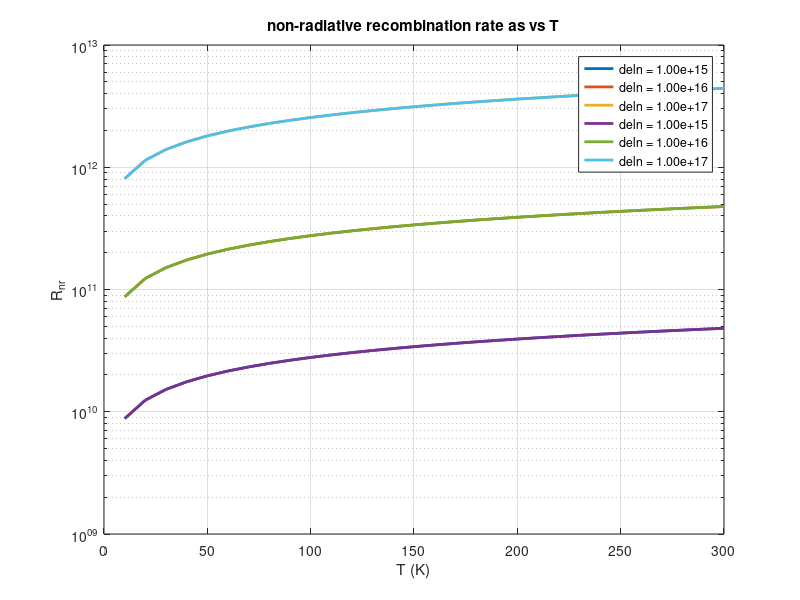

The MATLAB script that drew this image:
clear all;
close all;
clc;


%% p-type GaAs data
q = 1.6e-19;
m0 = 9.11e-31;
me      = 0.067*m0;
mh      = 0.47*m0;
mr      = me*mh/(me+mh);


h_cut = 6.626e-34/(2*pi);
kB = 1.38e-23;

c = 3e8;
ni300 = 1.79e6; % 1/cm3 at 300K

sr = 10e-15;    %cm2
Br = 10e-11;                %cm3 1/s    direct bg material

%varshini for GaAs
A = 5.41e-4;    %eV / K
B = 204;        %K
Eg0 = 1.52;     %eV


%% Data
Na=1e18; % doping concentration
Nt=1e2; % defect density
del_E=0.2*q; % trap energy located 0.2eV above the fermi energy level





T = 10:10:300;                  %K
Eg =  (Eg0-A.*T.^2./(B+T))*q;   %J


Eg300 = (Eg0-A.*300.^2./(B+300))*q;

nis = (ni300)^2  * (T/300).^3   .* exp(  -Eg./(kB*T)  + Eg300/(kB*300)  );

ni = nis.^0.5;
po = Na;
no = (ni.*ni)/po;
%%  1st injection level
deln = [1e15 1e16 1e17];



for i = 1:length(deln)
    n = no + deln(i);
    p = po + deln(i);

    vth = sqrt(3*T*kB/mr)*100;  %cm/2

    Rnr=sr*vth*Nt.*(n.*p-ni.^2)./(n+p+2.*ni.*cosh(del_E./(kB*T)));

    semilogy(T, Rnr,"LineWidth",2,'DisplayName',sprintf("deln = %.2e", deln(i)));
    hold on;
end

xlabel('T (K)');
ylabel('R_{nr}');
grid on;
title('non-radiative recombination rate as vs T');
legend();











T = 10:10:300;                  %K
Eg =  (Eg0-A.*T.^2./(B+T))*q;   %J


Eg300 = (Eg0-A.*300.^2./(B+300))*q;

nis = (ni300)^2  * (T/300).^3   .* exp(  -Eg./(kB*T)  + Eg300/(kB*300)  );

ni = nis.^0.5;
po = Na;
no = (ni.*ni)/po;
%%  1st injection level
deln = [1e15 1e16 1e17];



for i = 1:length(deln)
    n = no + deln(i);
    p = po + deln(i);

    vth = sqrt(3*T*kB/mr)*100;  %cm/2

    Rnr=sr*vth*Nt.*(n.*p-ni.^2)./(n+p+2.*ni.*cosh(del_E./(kB*T)));

    semilogy(T, Rnr,"LineWidth",2,'DisplayName',sprintf("deln = %.2e", deln(i)));
    hold on;
end

xlabel('T (K)');
ylabel('R_{nr}');
grid on;
title('non-radiative recombination rate as vs T');
legend();








